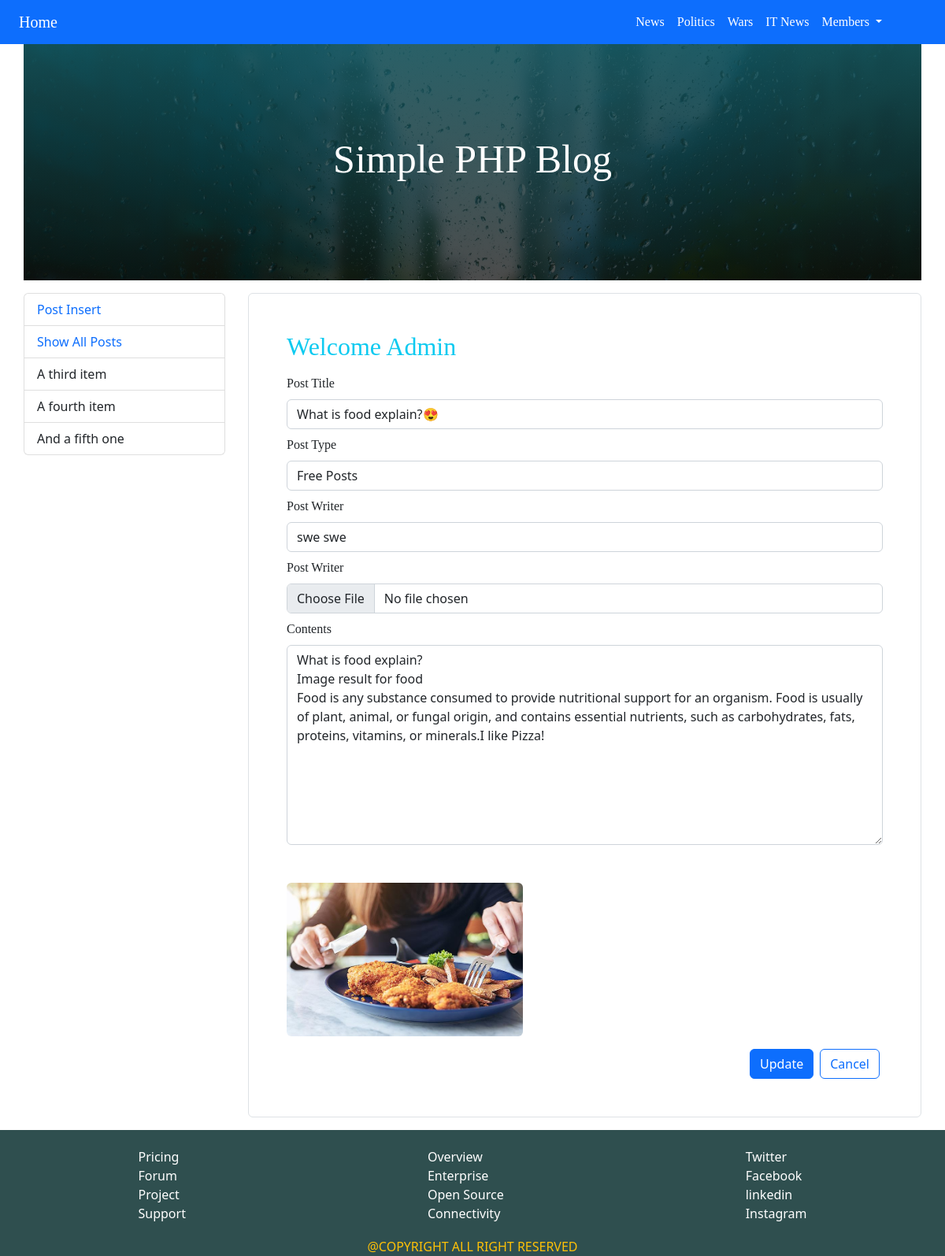
Screenshot of /editPost.php?id=3 with the database file from the repository.
### tables this page shows
CREATE TABLE `post` (
  `id` int(11) NOT NULL,
  `title` varchar(255) DEFAULT NULL,
  `type` int(4) NOT NULL,
  `writer` varchar(255) NOT NULL,
  `content` text NOT NULL,
  `img_link` varchar(255) NOT NULL,
  `created_at` datetime NOT NULL
);

### CheckGen/dbHacker.php (called while the page is built, shortened)
<?php
function dbConnect()
{
    $db = mysqli_connect(DB_HOST, DB_USER, DB_PASS, DB_NAME);
    if (mysqli_connect_errno() > 0) {
        echo "connection error";
    } else {
        return $db;
    }
}

### editPost.php (the view, shortened to what this page needs)
<?php include_once "view/top.php" ?>
<?php include_once "view/nav.php" ?>
<?php include_once "view/header.php" ?>
<div class="container">
    <div class="row mt-3">
        <?php include_once "sidebar.php"  ?>
    </div>
<?php
$id = $_GET['id'];
show($id);
function show($id)
{
    $query = "SELECT * FROM post WHERE id=$id";
    $result = mysqli_query(dbConnect(), $query);
    foreach ($result as $data) {
        $title = $data['title'];
        $writer = $data['writer'];
        $img = $data['img_link'];
        $content = $data['content'];
        echo "
    <div class='p-0 col-9 posts justify-content-end border border-1 rounded p-5'>
        <form action='' class='w-100' method='post' enctype='multipart/form-data'>
            <h2 class='text text-info'>Welcome Admin</h2>
            <div class='form-group' style='width:100%'>
                <label for='postTitle' class='text py-2'>Post Title</label>
                <input type='text' class='form-control' id='postTitle' name='title' autocomplete='off' required
                       value='$title'>
            </div>
            <div class='form-group' style='width:100%'>
                <label for='postType' class='text py-2'>Post Type</label>
                <select name='postType' id=postType' class='form-control'>
                    <option value='1'>Free Posts</option>
                    <option value='2'>Paid Posts</option>
                </select>
            </div>
            <div class='form-group' style='width:100%'>
                <label for='postWriter' class='text py-2'>Post Writer</label>
                <input type='text' class='form-control' id='postWriter' name='writer' required value='$writer'>
            </div>
            <div class='form-group' style='width:100%'>
                <label for='picture' class='text py-2'>Post Writer</label>
                <input type='file' class='form-control' id='picture' name='pic'  value=''>
            </div>
            <div class='form-group' style='width:100%'>
                <label for='contents' class='text py-2'>Contents</label>
                <textarea name='contents' id='contents' cols='30' rows='10' class='form-control' required >$content</textarea>
            </div>
            <img src='assets/upload/$img' style='width:300px;' class='mt-5 rounded'>
            <div class='form-group mt-3' style='width:100%;display:flex;justify-content:end;'>
                <input type='submit' value='Update' class='btn btn-primary mx-1' name='update'>
                <input type='submit' value='Cancel' class='btn btn-outline-primary mx-1' name='cancel'>
                  <input type='hidden' name='old' value='assets/upload/$img'>
            </div>
        </form>
    </div>
</div>
</div>";
    }
}
?>
<?php include_once "view/footer.php" ?>
<?php include_once "view/bottom.php" ?>

### custom.css (style rules this page uses)
.text { font-family: Cambria; }
.posts { display:flex; justify-content: space-between; flex-wrap:wrap; flex-basis: calc(50% - 1rem ); }

### rows the page displays
post: title "What is food explain?😍", writer "swe swe", contents "What is food explain? Image result for food Food is any substance consumed to provide nutritional support for an organism. Food is usually of plant, animal, or fungal origin, and contains essential nutrients, such as carbohydrates, fats, proteins, vitamins, or minerals.I like Pizza!", img_link (picture)
